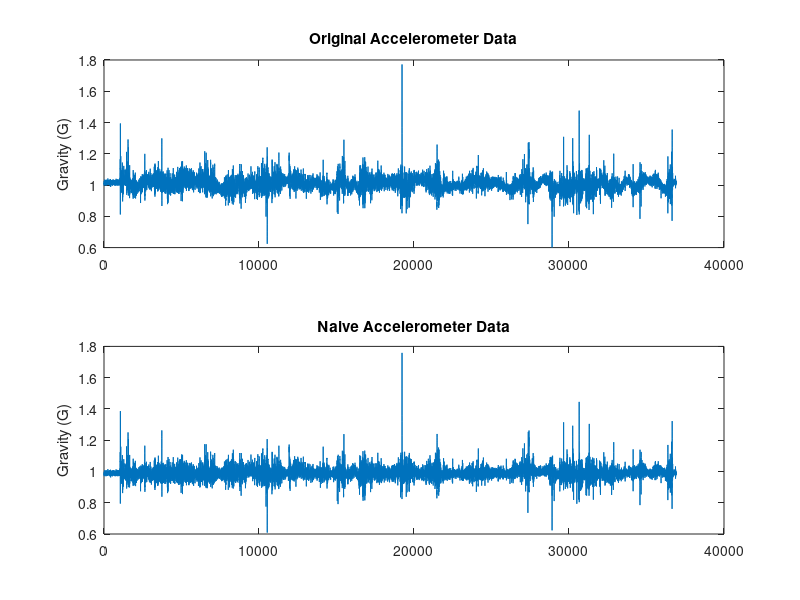

Write MATLAB code to recreate this figure. (Note: this script raises an error after producing the figure.)
close all;
xfileID= fopen('accelx.txt','r');
yfileID= fopen('accely.txt','r');
zfileID= fopen('accelz.txt','r');
formatSpec='%f';
accel_x= fscanf(xfileID,formatSpec);
accel_y= fscanf(yfileID,formatSpec);
accel_z= fscanf(zfileID,formatSpec);
fclose(xfileID);
fclose(yfileID);
fclose(zfileID);

scale_Factor_Accelerometer_x=accel_x/ (0.5*((2^15)-1));
scale_Factor_Accelerometer_y=accel_y/ (0.5*((2^15)-1));
scale_Factor_Accelerometer_z=accel_z/ (0.5*((2^15)-1));
norm_A= sqrt(scale_Factor_Accelerometer_x.^2+scale_Factor_Accelerometer_y.^2+scale_Factor_Accelerometer_z.^2);

sf_z=accel_z.*0.00006 - 0.0086;
sf_y=accel_y.*0.00006 - 0.016;
sf_x=accel_x.*0.00006 -0.0299;

norm=sqrt(sf_z.^2+sf_x.^2+sf_y.^2);
figure;
subplot(2,1,1)
plot(norm_A);
title('Original Accelerometer Data')
ylabel('Gravity (G)')

subplot(2,1,2)
plot(norm);
title('Naive Accelerometer Data')
ylabel('Gravity (G)')

%Calibrating Accelerometer Using Matlab Function
time = 0:0.02:((length(accel_x)-1)*0.02);

[Atile,Btile]=CalibrateEllipsoidData3D(scale_Factor_Accelerometer_x,scale_Factor_Accelerometer_y,scale_Factor_Accelerometer_z,20,0)

[Xcorr,Ycorr,Zcorr]=CorrectEllipsoidData3D(scale_Factor_Accelerometer_x,scale_Factor_Accelerometer_y,scale_Factor_Accelerometer_z,Atile,Btile);

norm_CalibratedA= sqrt((Xcorr.^2)+(Ycorr.^2)+(Zcorr.^2))

figure;
subplot(2,1,1)
plot(time,norm_A);
title('Original Accelerometer Data')
xlabel('time (ms)') 
ylabel('Gravity (G)')

subplot(2,1,2)
plot(time,norm_CalibratedA);
title('Calibrated Accelerometer Data')
xlabel('time (ms)') 
ylabel('Gravity (G)') 

figure;
subplot(2,1,1)
histfit(norm_A)
title('Original Accelerometer Data')
xlabel('Gravity (G)') 
ylabel('Bin')

subplot(2,1,2)
histfit(norm_CalibratedA)
title('Calibrated Accelerometer Data')
xlabel('Gravity (G)') 
ylabel('Bin') 
%-------------------------------------------------------------------------------------------
%Calibrations for Magnetometer
%--------------------------------------------------------------------------------------------
xfileID= fopen('magx.txt','r');
yfileID= fopen('magy.txt','r');
zfileID= fopen('magz.txt','r');
formatSpec='%f';

mag_x= fscanf(xfileID,formatSpec);
mag_y= fscanf(yfileID,formatSpec);
mag_z= fscanf(zfileID,formatSpec);
fclose(xfileID);
fclose(yfileID);
fclose(zfileID);

scaled_mag_x=mag_x*0.6;
scaled_mag_y=mag_y*0.6;
scaled_mag_z=mag_z*0.6;
norm_M= sqrt(scaled_mag_x.^2+scaled_mag_y.^2+scaled_mag_z.^2)

sf_z=mag_x.*0.0125 - 0.251;
sf_y=mag_y.*0.0072 - 0.122;
sf_x=mag_z.*0.0083 -0.2179;

norm=sqrt(sf_z.^2+sf_x.^2+sf_y.^2);
figure;
subplot(2,1,1)
plot(norm_M);
title('Original Magnetometer Data')
ylabel('Earth Magnetic Field')

subplot(2,1,2)
plot(norm);
title('Naive Magnetometer Data')
ylabel('Earth Magnetic Field')

%Calibrating Magnetometer using Matlab Function
[Atile,Btile]=CalibrateEllipsoidData3D(scaled_mag_x,scaled_mag_y,scaled_mag_z,20,0)

[Xcorr,Ycorr,Zcorr]=CorrectEllipsoidData3D(scaled_mag_x,scaled_mag_y,scaled_mag_z,Atile,Btile);
time = 0:0.02:((length(scaled_mag_x)-1)*0.02);

norm_M= sqrt(scaled_mag_x.^2+scaled_mag_y.^2+scaled_mag_z.^2)
norm_CalibratedM= sqrt((Xcorr.^2)+(Ycorr.^2)+(Zcorr.^2))

%Histagram for Magnetometer
figure;
subplot(2,1,1)
plot(time,norm_M);
title('Original Magnetometer Data')
ylabel('Magnetic Field (uT)') 
xlabel('time (ms)') 

subplot(2,1,2)
plot(time,norm_CalibratedM);
title('Calibrated Magnetometer Data')
ylabel('Magnetic Field (uT)') 
xlabel('time(ms)')

figure;
subplot(2,1,1)
histfit(norm_M)
title('Original Magnetometer Data')
xlabel('Magnetic Field (nT)') 
ylabel('Bin') 

subplot(2,1,2)
histfit(norm_CalibratedM)
title('Calibrated Magnetometer Data')
xlabel('Magnetic Field (nT)') 
ylabel('Bin') 

